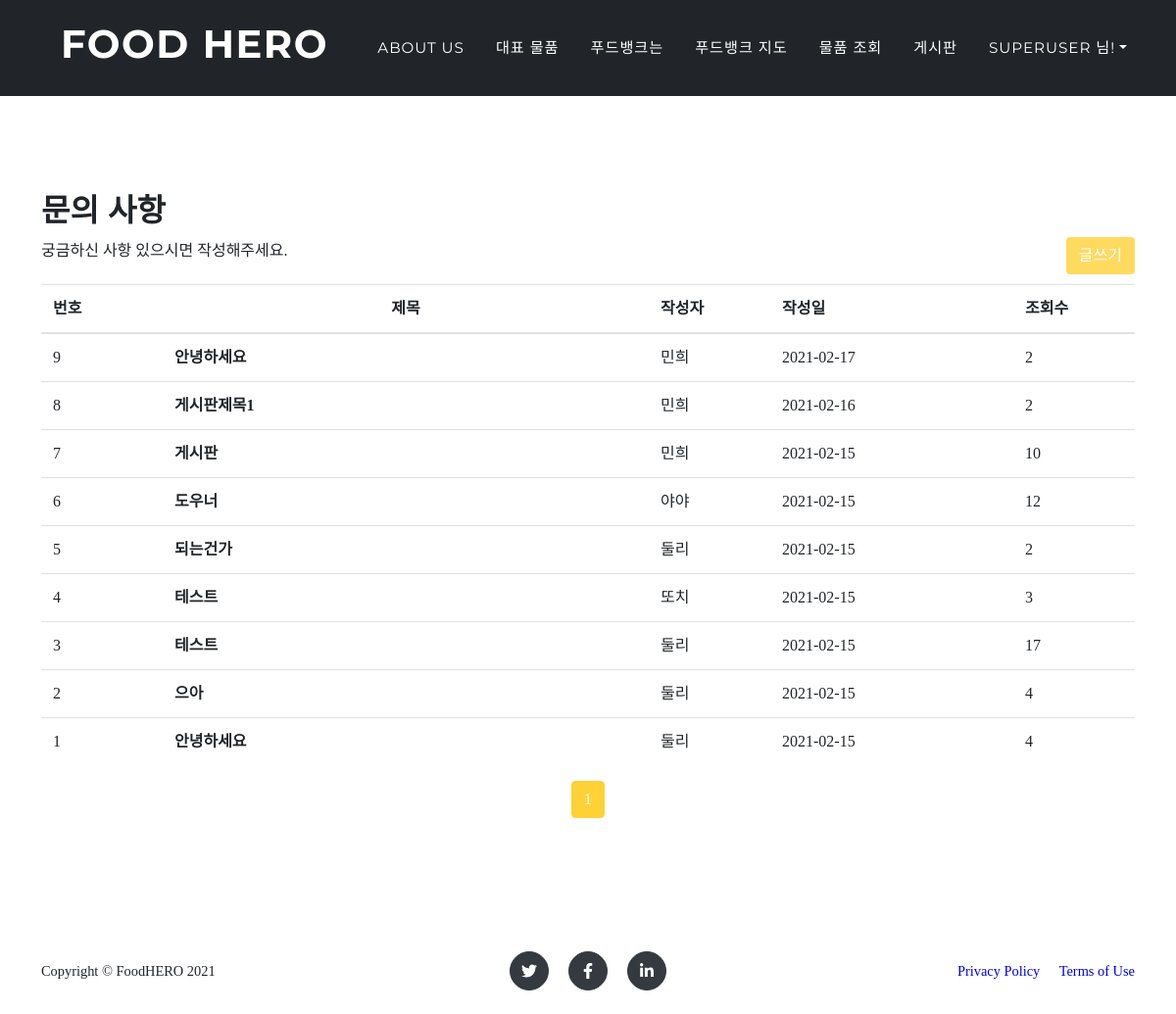
/mainapp/board/ (signed in), run on the app's committed database.
### mainapp/models.py (models this page shows, shortened)
class Board(models.Model):
    writer = models.ForeignKey(Users, on_delete=models.CASCADE)
    title = models.TextField()
    content = models.TextField()
    writedate = models.DateTimeField(auto_now_add=True)
    cnt = models.IntegerField(default=0)
    like = models.IntegerField(default=0)

### accountapp/models.py (models this page shows)
class Users(models.Model):
    useremail = models.EmailField(max_length=30, primary_key=True, verbose_name="이메일(아이디)")
    username = models.CharField(max_length=12, verbose_name="사용자 이름")
    password = models.CharField(max_length=12, verbose_name="비밀 번호")

### mainapp/views.py (the view)
# urls.py: path('board/', views.board, name='board'),
def board(request):
    context={}
    if 'user' in request.session:
        context['user_name']=request.session.get('user')
    if 'error' in request.session:
        context['error']=request.session.get('error')
        del request.session['error']
    if request.method == "POST":
        title=request.POST['title']
        content=request.POST['content']
        if 'user' in request.session:
            writer=request.session['email']
            board=Board(writer_id=writer,title=title,content=content)
            board.save()
            return redirect('board')
        else:
            return redirect('/mainapp/board/?err='+"먼저 로그인을 해주세요.")
    else:
        page = int(request.GET.get('page', 1))
        board=Board.objects.all()
        board=board.order_by('-writedate')
        paginator = Paginator(board, 10)
        pagelist = paginator.get_page(page)
        position = page - 1
        visible_page = 5
        R = position // visible_page
        visible_list = []
        for i in range((R * visible_page) + 1, ((R + 1) * visible_page) + 1):
            if i > paginator.num_pages: break
            visible_list.append(i)
        context['Board']=pagelist
        context['total']=visible_list
        context['current']=page
        return render(request,'board.html',context)

### mainapp/templates/board.html (shortened to what this page needs)
{% extends 'base.html' %}
{% load static %}
{% block content %}
<body id="page-top">
        <nav class="navbar navbar-expand-lg navbar-dark fixed-top" style="background-color: #212529" id="mainNav">
            <div class="container">
                <a class="navbar-brand js-scroll-trigger" href="{% url 'home'%}#page-top"><h1 style="color:white; float:left; margin-left:20px; ">Food HERO</h1></a>
                <div class="collapse navbar-collapse" id="navbarResponsive">
                    <ul class="navbar-nav text-uppercase ml-auto">
                        <li class="nav-item"><a class="nav-link js-scroll-trigger" href="{% url 'home'%}#aboutus">About Us</a></li>
                        <li class="nav-item"><a class="nav-link js-scroll-trigger" href="{% url 'home'%}#portfolio">대표 물품</a></li>
                        <li class="nav-item"><a class="nav-link js-scroll-trigger" href="{% url 'home'%}#foodmap">푸드뱅크는</a></li>
                        <li class="nav-item"><a class="nav-link js-scroll-trigger" href="{% url 'foodBankMap' %}">푸드뱅크 지도</a></li>
                        <li class="nav-item"><a class="nav-link js-scroll-trigger" href="{% url 'centerItem' %}">물품 조회</a></li>
                        <li class="nav-item"><a class="nav-link js-scroll-trigger" href="{% url 'board' %}">게시판</a></li>
                        {% if user_name %}
						<li class="nav-item dropdown"><a class="nav-link dropdown-toggle" href="#" data-toggle="dropdown" onclick="return false;">{{user_name}} 님!</a>
						</li>
					  {% else %}
						<li class="nav-item"><a class="nav-link" href="{% url 'login'%}?next={{request.get_full_path}}">Log in</a></li>
					  {% endif %}
                    </ul>
                </div>
            </div>
        </nav>
<section class="page-section">
    <div class="container" style="margin-top:100px;">
        <h2>문의 사항</h2>
        <div>
            <p style="display:inline;">궁금하신 사항 있으시면 작성해주세요.</p>
            <button id="write_button" style="float:right; margin-bottom:10px; background-color:#fed136; color:white; opacity:0.8;" type="button" class="btn">글쓰기</button>
        </div>
        <table class="table table-hover">
            <thead>
                <tr>
                    <th style="width:10%;">번호</th>
                    <th style="width:40%; text-align:center;">제목</th>
                    <th style="width:10%;">작성자</th>
                    <th style="width:20%;">작성일</th>
                    <th style="width:10%;">조회수</th>
                </tr>
            </thead>
            <tbody>
                {% for data in Board%}
                <tr onclick="view({{data.id}})">
                    <td>{{data.id}}</td>
                    <td style="font-weight:bolder;">{{data.title}}</td>
                    <td>{{data.writer.username}}</td>
                    <td>{{data.writedate |date:"Y-m-d" }}</td>
                    <td>{{data.cnt}}</td>
                </tr>
                {% endfor %}
            </tbody>
        </table>
    </div>
        <ul class="pagination justify-content-center">
            {% for i in total%}
              {% if i == current %}
                <li class="page-item active"  ><a class="page-link" style="background-color:#fed136; border-color:#fed136;" href="?page={{i}}">{{i}}</a></li>
              {% else %}
                <li class="page-item"><a class="page-link" style="color:black;"  href="?page={{i}}">{{i}}</a></li>
              {% endif %}
            {% endfor %}
        </ul>
</section>
{% endblock %}

### FOODBANKproject/templates/base.html (style rules this page uses)
body { font-family : "서울한강체" ; }
div { font-family : "서울한강체" ; }

### data on the page
Board: id "9", title "안녕하세요", writer.username "민희", writedate "2021-02-17", cnt "2"
Board: id "8", title "게시판제목1", writer.username "민희", writedate "2021-02-16", cnt "2"
Board: id "7", title "게시판", writer.username "민희", writedate "2021-02-15", cnt "10"
Board: id "6", title "도우너", writer.username "야야", writedate "2021-02-15", cnt "12"
Board: id "5", title "되는건가", writer.username "둘리", writedate "2021-02-15", cnt "2"
Board: id "4", title "테스트", writer.username "또치", writedate "2021-02-15", cnt "3"
Board: id "3", title "테스트", writer.username "둘리", writedate "2021-02-15", cnt "17"
Board: id "2", title "으아", writer.username "둘리", writedate "2021-02-15", cnt "4"
Board: id "1", title "안녕하세요", writer.username "둘리", writedate "2021-02-15", cnt "4"

### other printed values
{{ user_name }} "SUPERUSER"
{{ i }} "1"
